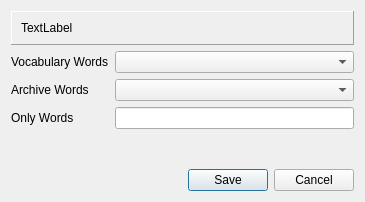
<?xml version="1.0" encoding="UTF-8"?>
<ui version="4.0">
 <class>SynonymsDialog</class>
 <widget class="QDialog" name="SynonymsDialog">
  <property name="geometry">
   <rect>
    <x>0</x>
    <y>0</y>
    <width>365</width>
    <height>202</height>
   </rect>
  </property>
  <property name="windowTitle">
   <string>Edit Synonyms</string>
  </property>
  <property name="layoutDirection">
   <enum>Qt::LeftToRight</enum>
  </property>
  <layout class="QVBoxLayout" name="verticalLayout">
   <item>
    <layout class="QFormLayout" name="formLayout">
     <item row="1" column="0">
      <widget class="QLabel" name="llVocabularyWords">
       <property name="text">
        <string>Vocabulary Words</string>
       </property>
      </widget>
     </item>
     <item row="1" column="1">
      <widget class="QComboBox" name="cbVocabularyWords"/>
     </item>
     <item row="2" column="0">
      <widget class="QLabel" name="llArchiveWords">
       <property name="text">
        <string>Archive Words</string>
       </property>
      </widget>
     </item>
     <item row="2" column="1">
      <widget class="QComboBox" name="cbArchiveWords"/>
     </item>
     <item row="3" column="0">
      <widget class="QLabel" name="lblOnlyWords">
       <property name="text">
        <string>Only Words</string>
       </property>
      </widget>
     </item>
     <item row="3" column="1">
      <widget class="QLineEdit" name="leOnlyWords"/>
     </item>
     <item row="0" column="0" colspan="2">
      <widget class="QFrame" name="frmDescription">
       <property name="frameShape">
        <enum>QFrame::Panel</enum>
       </property>
       <property name="frameShadow">
        <enum>QFrame::Raised</enum>
       </property>
       <layout class="QVBoxLayout" name="verticalLayout_2">
        <item>
         <widget class="QLabel" name="lblDescription">
          <property name="text">
           <string>TextLabel</string>
          </property>
         </widget>
        </item>
       </layout>
      </widget>
     </item>
    </layout>
   </item>
   <item>
    <widget class="QDialogButtonBox" name="buttonBox">
     <property name="orientation">
      <enum>Qt::Horizontal</enum>
     </property>
     <property name="standardButtons">
      <set>QDialogButtonBox::Cancel|QDialogButtonBox::Save</set>
     </property>
    </widget>
   </item>
  </layout>
 </widget>
 <resources/>
 <connections>
  <connection>
   <sender>buttonBox</sender>
   <signal>accepted()</signal>
   <receiver>SynonymsDialog</receiver>
   <slot>accept()</slot>
   <hints>
    <hint type="sourcelabel">
     <x>248</x>
     <y>254</y>
    </hint>
    <hint type="destinationlabel">
     <x>157</x>
     <y>274</y>
    </hint>
   </hints>
  </connection>
  <connection>
   <sender>buttonBox</sender>
   <signal>rejected()</signal>
   <receiver>SynonymsDialog</receiver>
   <slot>reject()</slot>
   <hints>
    <hint type="sourcelabel">
     <x>316</x>
     <y>260</y>
    </hint>
    <hint type="destinationlabel">
     <x>286</x>
     <y>274</y>
    </hint>
   </hints>
  </connection>
 </connections>
</ui>
